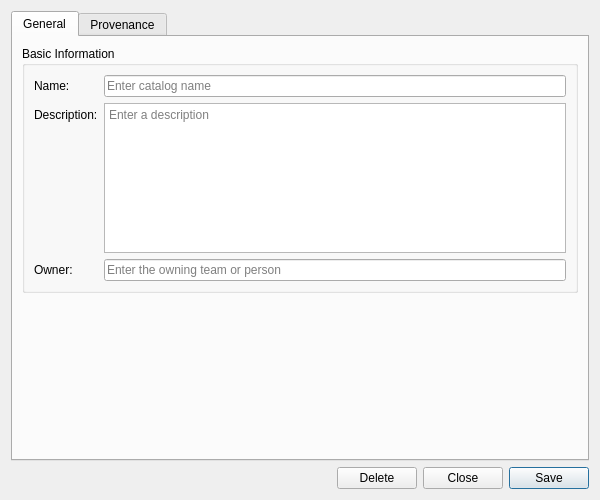
<?xml version="1.0" encoding="UTF-8"?>
<ui version="4.0">
 <class>CatalogDetailDialog</class>
 <widget class="QWidget" name="CatalogDetailDialog">
  <property name="geometry">
   <rect>
    <x>0</x>
    <y>0</y>
    <width>600</width>
    <height>500</height>
   </rect>
  </property>
  <property name="sizePolicy">
   <sizepolicy hsizetype="Preferred" vsizetype="Preferred">
    <horstretch>0</horstretch>
    <verstretch>0</verstretch>
   </sizepolicy>
  </property>
  <property name="minimumSize">
   <size>
    <width>600</width>
    <height>500</height>
   </size>
  </property>
  <property name="windowTitle">
   <string>Catalog Details</string>
  </property>
  <layout class="QVBoxLayout" name="verticalLayout">
   <item>
    <widget class="QTabWidget" name="tabWidget">
     <property name="currentIndex"><number>0</number></property>
     <widget class="QWidget" name="generalTab">
      <attribute name="title"><string>General</string></attribute>
      <layout class="QVBoxLayout" name="generalLayout">
       <item>
        <widget class="QGroupBox" name="basicInfoGroup">
         <property name="title">
          <string>Basic Information</string>
         </property>
         <layout class="QFormLayout" name="formLayout">
          <item row="0" column="0">
           <widget class="QLabel" name="labelName">
            <property name="text">
             <string>Name:</string>
            </property>
           </widget>
          </item>
          <item row="0" column="1">
           <widget class="QLineEdit" name="nameEdit">
            <property name="placeholderText">
             <string>Enter catalog name</string>
            </property>
            <property name="readOnly">
             <bool>true</bool>
            </property>
           </widget>
          </item>
          <item row="1" column="0">
           <widget class="QLabel" name="labelDescription">
            <property name="text">
             <string>Description:</string>
            </property>
           </widget>
          </item>
          <item row="1" column="1">
           <widget class="QPlainTextEdit" name="descriptionEdit">
            <property name="minimumSize">
             <size>
              <width>0</width>
              <height>80</height>
             </size>
            </property>
            <property name="maximumSize">
             <size>
              <width>16777215</width>
              <height>150</height>
             </size>
            </property>
            <property name="placeholderText">
             <string>Enter a description</string>
            </property>
           </widget>
          </item>
          <item row="2" column="0">
           <widget class="QLabel" name="labelOwner">
            <property name="text">
             <string>Owner:</string>
            </property>
           </widget>
          </item>
          <item row="2" column="1">
           <widget class="QLineEdit" name="ownerEdit">
            <property name="placeholderText">
             <string>Enter the owning team or person</string>
            </property>
           </widget>
          </item>
         </layout>
        </widget>
       </item>
       <item>
        <spacer name="verticalSpacer">
         <property name="orientation">
          <enum>Qt::Vertical</enum>
         </property>
         <property name="sizeHint" stdset="0">
          <size>
           <width>20</width>
           <height>40</height>
          </size>
         </property>
        </spacer>
       </item>
      </layout>
     </widget>
     <widget class="QWidget" name="provenanceTab">
      <attribute name="title"><string>Provenance</string></attribute>
      <layout class="QVBoxLayout" name="provenanceTabLayout">
       <item>
        <widget class="ores::qt::ProvenanceWidget" name="provenanceWidget" native="true"/>
       </item>
      </layout>
     </widget>
    </widget>
   </item>
   <item>
    <layout class="QHBoxLayout" name="buttonLayout">
     <item>
      <spacer name="horizontalSpacer">
       <property name="orientation">
        <enum>Qt::Horizontal</enum>
       </property>
       <property name="sizeHint" stdset="0">
        <size>
         <width>40</width>
         <height>20</height>
        </size>
       </property>
      </spacer>
     </item>
     <item>
      <widget class="QPushButton" name="deleteButton">
       <property name="text">
        <string>Delete</string>
       </property>
      </widget>
     </item>
     <item>
      <widget class="QPushButton" name="closeButton">
       <property name="text">
        <string>Close</string>
       </property>
      </widget>
     </item>
     <item>
      <widget class="QPushButton" name="saveButton">
       <property name="text">
        <string>Save</string>
       </property>
       <property name="default">
        <bool>true</bool>
       </property>
      </widget>
     </item>
    </layout>
   </item>
  </layout>
 </widget>
 <customwidgets>
  <customwidget>
   <class>ores::qt::ProvenanceWidget</class>
   <extends>QWidget</extends>
   <header>ores.qt/ProvenanceWidget.hpp</header>
  </customwidget>
 </customwidgets>
 <resources/>
 <connections/>
</ui>
